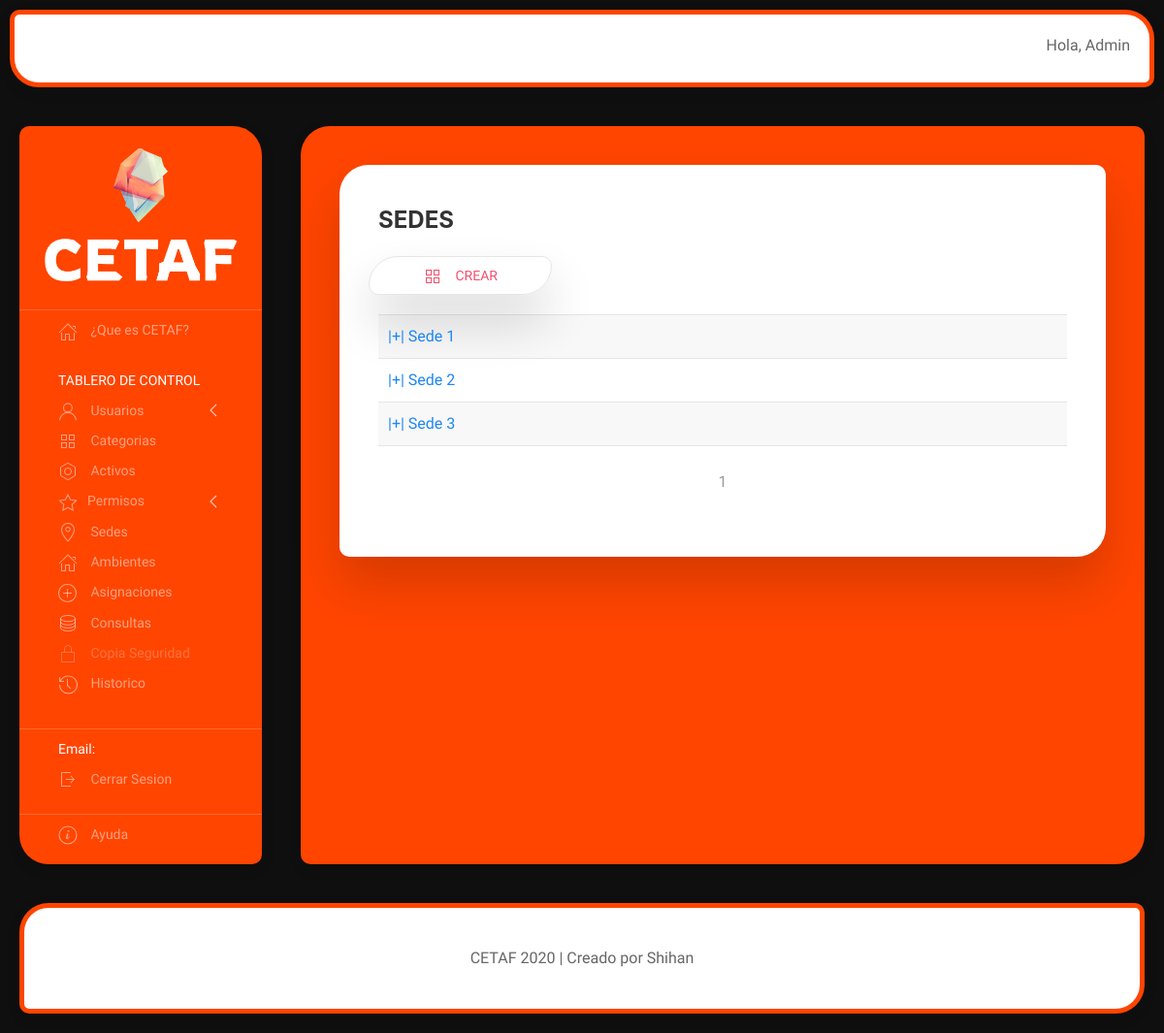
Before: /sedes/ (signed in) with the older database file.
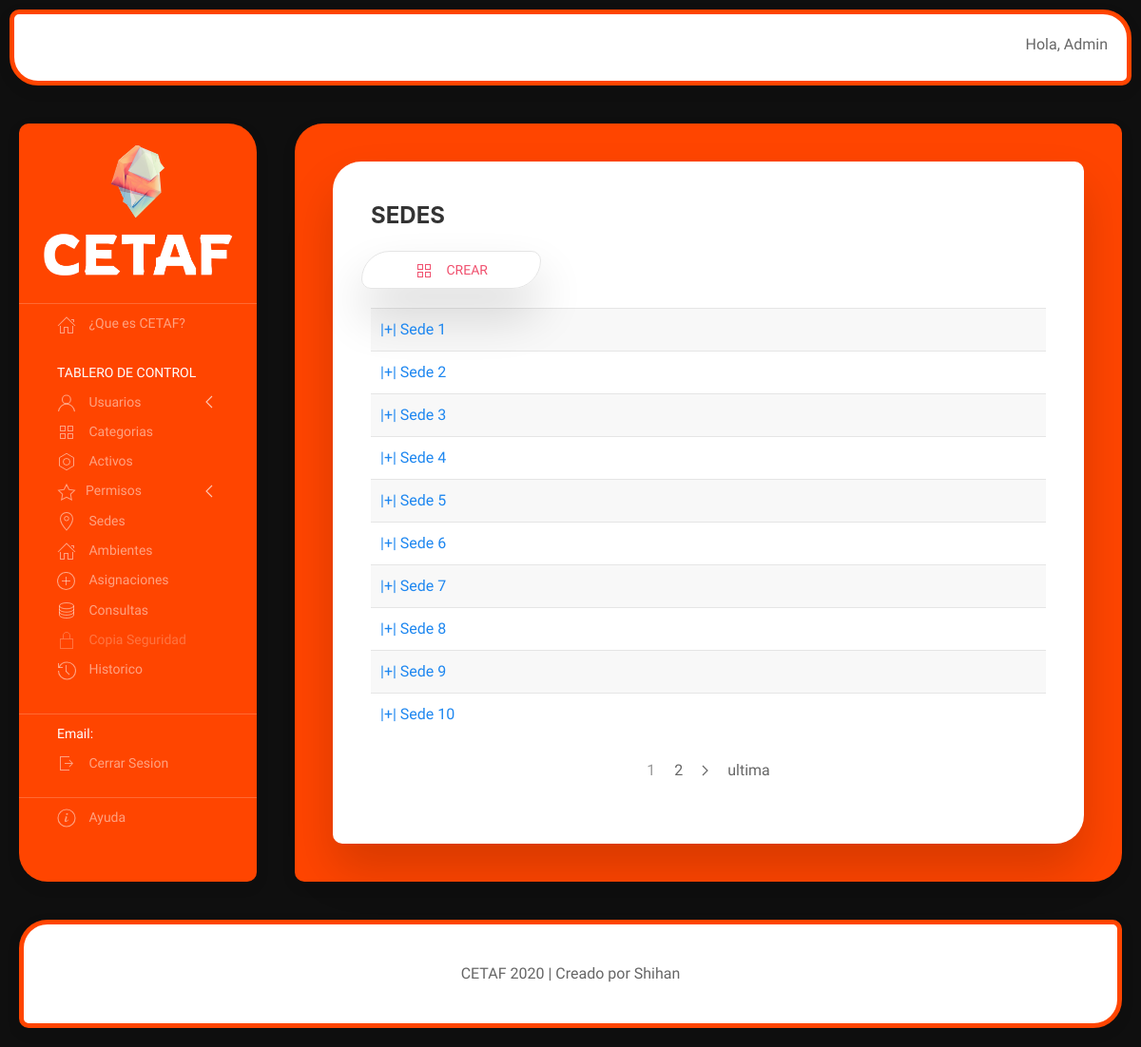
After: the same page with the newer database file.
### cetaf/models.py (models this page shows, shortened)
class Sede(models.Model):
    nombre = models.CharField(max_length=50)
    ciudad = models.CharField(max_length=50)

### cetaf/views.py (the view)
# urls.py: path('sedes/', lts_sedes.as_view(), name='lts_sedes'),
@method_decorator(decoradores, name='dispatch')
class lts_sedes(ListView):
    model = Sede
    template_name = 'sedes/index.html'
    paginate_by = 10
    def dispatch(self, request, *args, **kwargs):
        return super().dispatch(request, *args, **kwargs)

### cetaf/templates/sedes/index.html (shortened to what this page needs)
{% extends "home/index.html" %}
{% load static %}
{% block contenido %}
<div class="uk-card uk-card-default uk-card-body uk-align-center uk-box-shadow-xlarge uk-margin-small" style="border-radius: 30px 10px;">
    <h3 class="uk-card-title uk-text-bold">SEDES</h3>
    {% block contenido_sede %}
        <ul class="uk-nav-default uk-nav-parent-icon" uk-nav>
            <li class="uk-button uk-button-default uk-button-small uk-box-shadow-xlarge" style="border-radius: 30px 10px; margin-left: 30px"><a class="uk-text-danger" href="{% url 'crear_sede' %}"><span class="uk-margin-small-right" uk-icon="icon: thumbnails"></span> Crear</a></li>
        </ul>
        <ul class="uk-list uk-list-striped">
            {% for sede in page_obj %}
                <li><a href="{% url 'detalle_sede' sede.id %}" uk-toggle>|+| {{sede.nombre}}</a></li>
            {% endfor %}
        </ul>
        <div>
            <span>
                <ul class="uk-pagination uk-link-heading uk-flex-center" uk-margin>
                    {% for i in paginator.page_range %}
                        {% if page_obj.number == i %}
                            <li><span>{{ i }}</span></li>
                        {% else %}
                            <li><a href="?page={{ i }}">{{ i }}</a></li>
                        {% endif %}
                    {% endfor %}
                    {% if page_obj.has_next %}
                        <li><a href="?page={{ page_obj.next_page_number }}"><span uk-pagination-next></span></a></li>
                        <li><a href="?page={{ page_obj.paginator.num_pages }}">ultima</a></li>
                    {% endif %}
                        </ul>
            </span>
        </div>
    {% endblock contenido_sede %}
</div>
{% endblock %}

Changed rows visible on the page:
added Sede: nombre "Sede 4"
added Sede: nombre "Sede 5"
added Sede: nombre "Sede 6"
added Sede: nombre "Sede 7"
added Sede: nombre "Sede 8"
added Sede: nombre "Sede 9"
added Sede: nombre "Sede 10"
Other visible differences:
new list line: "2"
text now shown: "ultima"
